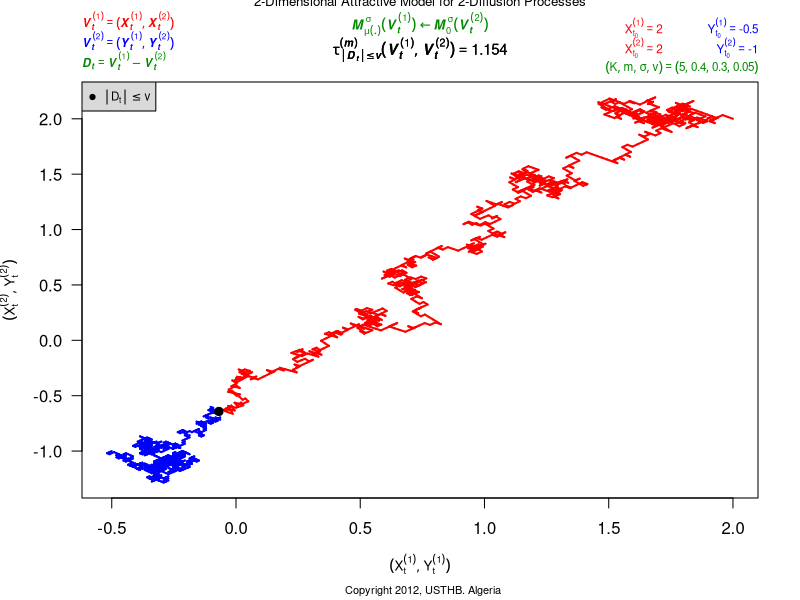

This chart was generated by the following R code:
## Sat Feb 05 16:24:36 2011
## Guidoum Arsalane (PG-PS/USTHB)

N=3000;t0=0;Dt=0.001;T=1;X1_0=2;X2_0=2;Y1_0=-0.5;Y2_0=-1;v=0.05;K=5;m=0.4;Sigma=0.3;

Sigmax <- Sigma
Sigmay <- Sigma
drifx1     <- expression( (-K*(x1-y1)) / (sqrt((x1-y1)^2+(x2-y2)^2))^(m+1) )
drifx2     <- expression( (-K*(x2-y2)) / (sqrt((x1-y1)^2+(x2-y2)^2))^(m+1) )
diffx      <- expression( Sigmax ) 
diffy      <- expression( Sigmay )

Ax1    <- function(t,x1,x2,y1,y2)  eval(drifx1)
Ax2    <- function(t,x1,x2,y1,y2)  eval(drifx2)
Sx     <- function(t,x1,x2,y1,y2)  eval(diffx)
Sy     <- function(t,x1,x2,y1,y2)  eval(diffy)

if(missing(Dt)){t <- seq (t0 ,T, length =N+1)} else {t <- c(t0 ,t0+ cumsum(rep(Dt,N)))
                T <- t[N +1]}

Dt= (T-t0)/N 
ux1 = runif(N,0,1)
ox1 = rep(1,N)
ox1 [ which(ux1 < 0.5) ] = -1
wx1 = cumsum(c(0,ox1))*sqrt((T-t0)/N)
Dx1     <- diff(wx1)

ux2 = runif(N,0,1)
ox2 = rep(1,N)
ox2 [ which(ux2 < 0.5) ] = -1
wx2 = cumsum(c(0,ox2))*sqrt((T-t0)/N)
Dx2     <- diff(wx2)

uy1 = runif(N,0,1)
oy1 = rep(1,N)
oy1 [ which(uy1 < 0.5) ] = -1
wy1 = cumsum(c(0,oy1))*sqrt((T-t0)/N)
Dy1     <- diff(wy1)

uy2 = runif(N,0,1)
oy2 = rep(1,N)
oy2 [ which(uy2 < 0.5) ] = -1
wy2 = cumsum(c(0,oy2))*sqrt((T-t0)/N)
Dy2     <- diff(wy2)

X1    <- numeric()
X2    <- numeric()
Y1    <- numeric()
Y2    <- numeric()
D     <- numeric()
X1[1] <- X1_0
X2[1] <- X2_0
Y1[1] <- Y1_0
Y2[1] <- Y2_0

for (i in 2:(N+1)){ 
        Y1[i] = Y1[i-1] + Sy(t[i-1],X1[i-1],X2[i-1],Y1[i-1],Y2[i-1]) * Dy1[i-1]
        Y2[i] = Y2[i-1] + Sy(t[i-1],X1[i-1],X2[i-1],Y1[i-1],Y2[i-1]) * Dy2[i-1]       
        X1[i] = X1[i-1] + Ax1(t[i-1],X1[i-1],X2[i-1],Y1[i-1],Y2[i-1])*Dt + 
                2 * Sx(t[i-1],X1[i-1],X2[i-1],Y1[i-1],Y2[i-1]) * Dx1[i-1]
        X2[i] = X2[i-1] + Ax2(t[i-1],X1[i-1],X2[i-1],Y1[i-1],Y2[i-1])*Dt + 
                2 * Sx(t[i-1],X1[i-1],X2[i-1],Y1[i-1],Y2[i-1]) * Dx2[i-1]
}
for (i in 1:(N+1)){D[i]  = sqrt((X1[i]-Y1[i])^2 + (X2[i]-Y2[i])^2)}
NN <- which(D <= v)
if(length(NN)>0) {nn <- min(NN)}
if(length(NN)> 0){D <- D[seq(1,nn,by=1)]}
if(length(NN)> 0){X1 <- X1[seq(1,nn,by=1)]}
if(length(NN)> 0){X2 <- X2[seq(1,nn,by=1)]}
if(length(NN)> 0){Y1 <- Y1[seq(1,nn,by=1)]}
if(length(NN)> 0){Y2 <- Y2[seq(1,nn,by=1)]}
if(length(NN)> 0){t <- t[seq(1,nn,by=1)]}

plot(X1,X2,type="n",las=1,xlim=c(min(min(X1,Y1)),max(max(X1,Y1))),ylim=c(min(min(X2,Y2)),max(max(X2,Y2))),
     xlab=expression((list(X[t]^(1),Y[t]^(1)))),ylab=expression((list(X[t]^(2),Y[t]^(2)))),cex.lab=0.8)

mtext(expression("2-Dimensional Attractive Model for 2-Diffusion Processes"),line=3.55,adj=0.5,cex=0.8,col="black")
mtext(expression( bolditalic(M[mu(.)]^sigma * (V[t]^(1)) %<-% M[0]^sigma*(V[t]^(2)))),line=2.1,adj=0.5,cex=0.8,col="green4")

mtext(bquote( bolditalic(V[t]^(1)==(list(X[t]^(1),X[t]^(2))) ) ),cex=0.7,adj=0,line=2.4,col="red")
mtext(bquote( bolditalic(V[t]^(2)==(list(Y[t]^(1),Y[t]^(2))) ) ),cex=0.7,adj=0,line=1.4,col="blue")
mtext(bquote( bolditalic(D[t]==V[t]^(1) - V[t]^(2)) ),cex=0.7,adj=0,line=0.4,col="green4")
mtext(bquote(X[t[0]]^(1)==.(X1_0)),line=2,adj=0.85,cex=0.7,col="red")
mtext(bquote(X[t[0]]^(2)==.(X2_0)),line=1,adj=0.85,cex=0.7,col="red")
mtext(bquote(Y[t[0]]^(1)==.(Y1_0)),line=2,adj=1,cex=0.7,col="blue")
mtext(bquote(Y[t[0]]^(2)==.(Y2_0)),line=1,adj=1,cex=0.7,col="blue")
mtext(bquote((list(K,m,sigma,v))==(list(.(K),.(m),.(Sigmax),.(v)))),line=0.2,adj=1,cex=0.7,col="green4")

for (i in 1:length(D)){
lines(c(Y1[i],Y1[i+1]),c(Y2[i],Y2[i+1]),type="l",col="blue",lwd=2)
lines(c(X1[i],X1[i+1]),c(X2[i],X2[i+1]),type="l",col="red",lwd=2)
                 }
n <- which(D <= v)
if (length(n) > 0) {
thoV1V2 <- t[min(n)]
mtext(bquote( bolditalic( tau[group("||",D[t],"||")<=v]^(m)*(list(V[t]^(1),V[t]^(2)))==.(round(thoV1V2,4)) )  ),cex=0.9,adj=0.5,line=0.8,col="black")
points(X1[length(D)],X2[length(D)],pch=19,col="black",cex=1.1)
legend("topleft",bg="gray85",border="gray",expression(group("||",D[t],"||")<=v),col=c("black"),pch=19,cex=0.7)
}
thoV1V2 <- t[min(n)]
mtext(bquote( bolditalic( tau[group("||",D[t],"||")<=v]^(m)*(list(V[t]^(1),V[t]^(2)))==.(round(thoV1V2,4)) )  ),cex=0.9,adj=0.5,line=0.8,col="black")
mtext(paste("  Copyright 2012, USTHB. Algeria"),side = 1, line = 4, adj = 0.5, cex = .66)


 